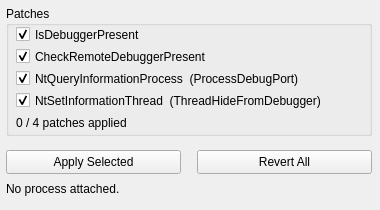
<?xml version="1.0" encoding="UTF-8"?>
<!--
 *
 * 	This file is part of uintDebugger.
 *
 *    uintDebugger is free software: you can redistribute it and/or modify
 *    it under the terms of the GNU General Public License as published by
 *    the Free Software Foundation, either version 3 of the License, or
 *    (at your option) any later version.
 *
 *    uintDebugger is distributed in the hope that it will be useful,
 *    but WITHOUT ANY WARRANTY; without even the implied warranty of
 *    MERCHANTABILITY or FITNESS FOR A PARTICULAR PURPOSE.  See the
 *    GNU General Public License for more details.
 *
 *    You should have received a copy of the GNU General Public License
 *    along with uintDebugger.  If not, see <http://www.gnu.org/licenses/>.
 *
 -->
<ui version="4.0">
 <class>qtDLGAntiAntiDebugClass</class>
 <widget class="QWidget" name="qtDLGAntiAntiDebugClass">
  <property name="geometry">
   <rect>
    <x>0</x>
    <y>0</y>
    <width>380</width>
    <height>210</height>
   </rect>
  </property>
  <property name="sizePolicy">
   <sizepolicy hsizetype="Fixed" vsizetype="Fixed">
    <horstretch>0</horstretch>
    <verstretch>0</verstretch>
   </sizepolicy>
  </property>
  <property name="windowTitle">
   <string>[ uintDebugger ] - Anti-Anti-Debug</string>
  </property>
  <widget class="QGroupBox" name="grpPatches">
   <property name="geometry">
    <rect>
     <x>6</x>
     <y>6</y>
     <width>366</width>
     <height>130</height>
    </rect>
   </property>
   <property name="title">
    <string>Patches</string>
   </property>
   <widget class="QCheckBox" name="cbIsDebuggerPresent">
    <property name="geometry">
     <rect>
      <x>10</x>
      <y>20</y>
      <width>345</width>
      <height>17</height>
     </rect>
    </property>
    <property name="text">
     <string>IsDebuggerPresent</string>
    </property>
    <property name="checked">
     <bool>true</bool>
    </property>
   </widget>
   <widget class="QCheckBox" name="cbCheckRemoteDebuggerPresent">
    <property name="geometry">
     <rect>
      <x>10</x>
      <y>42</y>
      <width>345</width>
      <height>17</height>
     </rect>
    </property>
    <property name="text">
     <string>CheckRemoteDebuggerPresent</string>
    </property>
    <property name="checked">
     <bool>true</bool>
    </property>
   </widget>
   <widget class="QCheckBox" name="cbNtQueryInformationProcess">
    <property name="geometry">
     <rect>
      <x>10</x>
      <y>64</y>
      <width>345</width>
      <height>17</height>
     </rect>
    </property>
    <property name="text">
     <string>NtQueryInformationProcess  (ProcessDebugPort)</string>
    </property>
    <property name="checked">
     <bool>true</bool>
    </property>
   </widget>
   <widget class="QCheckBox" name="cbNtSetInformationThread">
    <property name="geometry">
     <rect>
      <x>10</x>
      <y>86</y>
      <width>345</width>
      <height>17</height>
     </rect>
    </property>
    <property name="text">
     <string>NtSetInformationThread  (ThreadHideFromDebugger)</string>
    </property>
    <property name="checked">
     <bool>true</bool>
    </property>
   </widget>
   <widget class="QLabel" name="lblPatchCount">
    <property name="geometry">
     <rect>
      <x>10</x>
      <y>110</y>
      <width>345</width>
      <height>14</height>
     </rect>
    </property>
    <property name="text">
     <string>0 / 4 patches applied</string>
    </property>
   </widget>
  </widget>
  <widget class="QPushButton" name="btnApply">
   <property name="geometry">
    <rect>
     <x>6</x>
     <y>150</y>
     <width>175</width>
     <height>24</height>
    </rect>
   </property>
   <property name="text">
    <string>Apply Selected</string>
   </property>
  </widget>
  <widget class="QPushButton" name="btnRevert">
   <property name="geometry">
    <rect>
     <x>197</x>
     <y>150</y>
     <width>175</width>
     <height>24</height>
    </rect>
   </property>
   <property name="text">
    <string>Revert All</string>
   </property>
  </widget>
  <widget class="QLabel" name="lblStatus">
   <property name="geometry">
    <rect>
     <x>6</x>
     <y>180</y>
     <width>366</width>
     <height>18</height>
    </rect>
   </property>
   <property name="text">
    <string>No process attached.</string>
   </property>
  </widget>
 </widget>
 <resources/>
 <connections/>
</ui>
